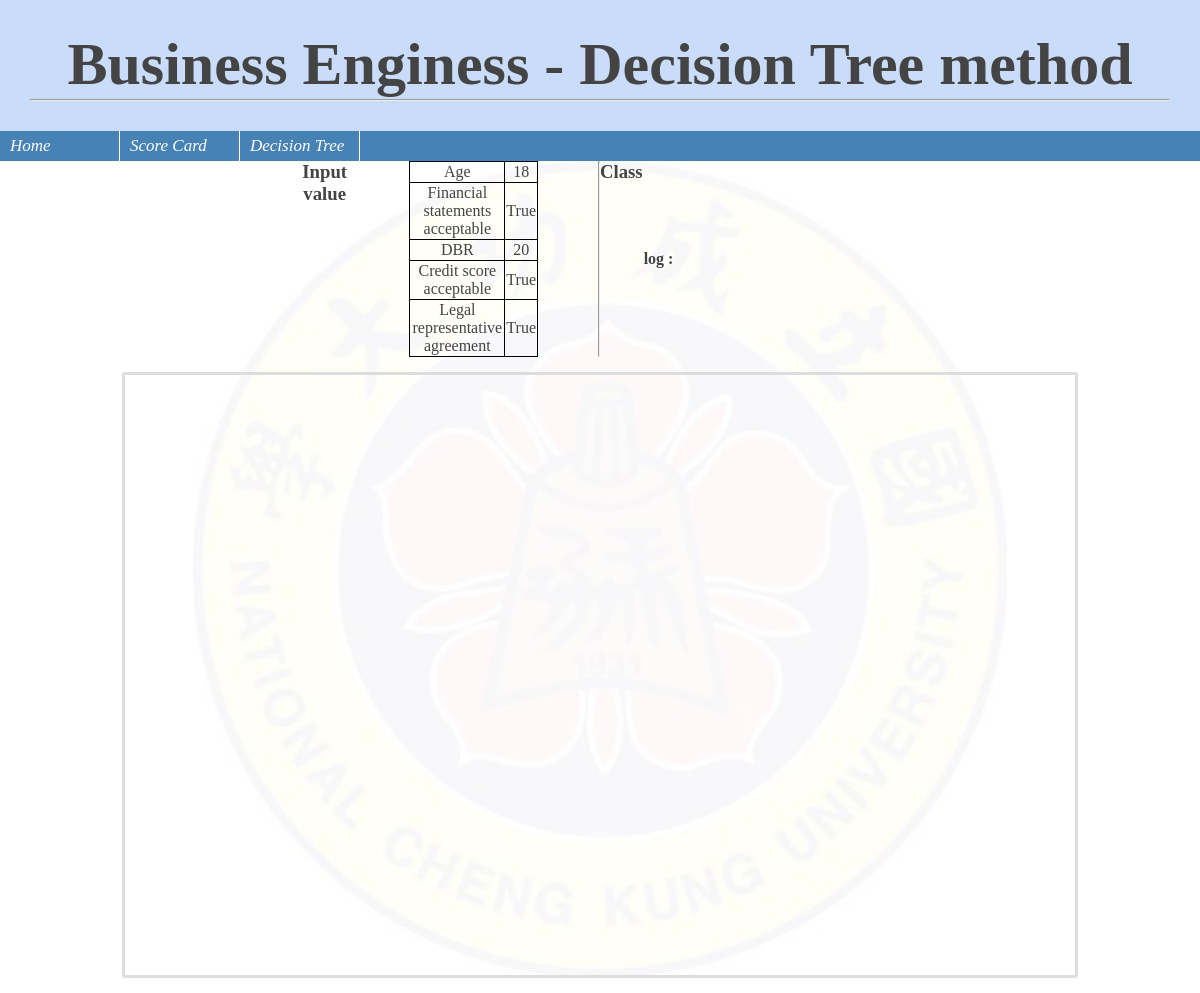
The page /DecisionTree/Case 1/ on the database its author committed.
### system/models.py (models this page shows, shortened)
class VariablePool(models.Model):
    name = models.CharField(
        max_length=40, help_text='Enter name')
    datatype = models.CharField(
        max_length=1,
        choices=static.CATAGORY,
        default='b',
        help_text='Data Type',
    )
    fkey = models.ForeignKey(
        'VariableLibrary', on_delete=models.CASCADE)

### system/views.py (the view)
def DecisionTreeView(request, id):
    def node(var, x):
        return {"self": x, "other": [], "next": {"var": var, "rules": []}}
    def AppendTo(pname, parent):
        rules = DecisionTreePool.objects.filter(
            fkey__name=id, prev=pname).all()
        for x in rules:
            lst = [x.ToReadable() for x in Rule(x.rule).GetRaw()]
            only_rule = [x.rule for x in lst]
            xname = lst[0].name
            xrule = " and ".join(only_rule)
            new_link = node(None, xrule)
            if x.log != "":
                new_link["other"].append(f"印出{x.log}")
            parent["next"]["var"] = xname
            parent["next"]["rules"].append(new_link)
            AppendTo(x, new_link)
    head = node(None, "start")
    AppendTo(None, head)
    varmap = {"1": 1, "3": 65, "4": 1, "5": 0, "6": 1, "7": 0,
              "8": 1, "9": 18, "10": True, "11": True, "12": 20, "13": True, "14": False, "15": True}
    varmap, _ = value_transform(varmap)
    engine = DTEngine.DTE()
    rulelist = []
    def IterateThrough(prev, rnext, rlog):
        rules = DecisionTreePool.objects.filter(
            fkey__name=id, prev=prev).all()
        if(rules.exists()):
            for rule in rules:
                r = Rule(rule.rule)
                lnext = rnext.copy() + [r]
                llog = rlog + rule.log
                IterateThrough(rule, lnext, llog)
        else:
            if len(rnext) > 1:
                m = rnext[0].Copy()
                for x in rnext[1:]:
                    m.Concatenate(x)
                rulelist.append((m, rlog))
            elif len(rnext) == 1:
                rulelist.append((rnext[0], rlog))
    IterateThrough(None, list(), "")
    engine.defrule(rulelist)
    engine.assign(varmap)
    logs = engine.run()
    _, vardata = value_transform(engine.info().varmap)
    SCid = ScoreCardLibrary.objects.all()
    scid_list = {i: rule.name for i, rule in enumerate(SCid)}
    lib = DecisionTreeLibrary.objects.all()
    dtid_list = {i: rule.name for i, rule in enumerate(lib)}
    context = {
        'var_list': vardata,
        'link_list': json.dumps(head, default=vars),
        'log': logs,
        "scid": scid_list,
        "dtid": dtid_list
    }
    return render(request, 'DecisionTree.html', context=context)

### system/InferenceEngine/DTEngine.py (called while the page is built)
    def assign(self, name_value_map):
        if not self.setrule:
            raise NameError('rule must be set before assign variable')
        for x, y in name_value_map.items():
            if x in self.varmap:
                template = self.env.find_template('urule')
                template.assert_fact(name=x, value=y)
                self.varmap |= {x: y}

    def defrule(self, rules):
        self.setrule = True
        for rule, log in rules:
            rstr = f'''
                (defrule Rule{self.rule_ctr}
                (declare (salience {self.salience}))'''
            for x in rule.GetRaw():
                rstr += f'''
                    (urule (name "{x.ID()}")(value ?{x.ID()}))
                    '''
                if x.ID() not in self.varmap:
                    self.varmap |= {x.ID(): None}
                self.typemap |= {x.ID(): x.datatype}
            rstr += f'''
                (test {rule.Prefix()})
                =>
                (record "{log}")
                )
                '''
            self.env.build(rstr)
            self.rule_ctr = self.rule_ctr + 1
            self.salience = self.salience - 1

    def info(self):
        return SimpleNamespace(varmap=self.varmap)

    def run(self) -> float:
        unassign_map = dict()
        value_cast = {'b': lambda: False,
                      'F': lambda: 0.0, 'I': lambda: 0}
        for x, y in self.varmap.items():
            if y is None:
                unassign_map |= {x: value_cast[self.typemap[x]]()}
        self.assign(unassign_map)
        self.env.run()
        return self.log

### system/models.py (called while the page is built)
    def ID(self):
        return f"r{self.variable}"

    def ToReadable(self):
        return SimpleNamespace(name=self.name, rule=f"{static.OPERATOR_DICT[self.operator]} {str(self.value)}")

    def Prefix(self):
        obj = VariablePool.objects.filter(pk=self.variable)
        if obj.exists:
            value_cast = {'b': lambda x: "TRUE" if str(x).lower() not in ("0", "false") else "FALSE",
                          'F': lambda x: float(x), 'I': lambda x: float(x)}
            rvalue = value_cast[self.datatype](self.value)
            OPERATOR_CAST = {
                'b': '>',
                'e': 'eq',
                's': '<',
                'a': '>=',
                'p': '<=',
            }
            return f"({OPERATOR_CAST[self.operator]} ?{self.ID()} {str(rvalue)})"
        else:
            return "miss variable"

    def Add(self, urule):
        self.rlist.append(urule)

### system/templates/DecisionTree.html (shortened to what this page needs)
{% load static %}
<!DOCTYPE html>
<html>
<head>
    <link rel="stylesheet" href="{% static 'treant-js-master/Treant.css' %}" />
    <link rel="stylesheet" href="{% static 'connectors.css' %}" />
    <link rel="stylesheet" href="{% static 'treant-js-master/vendor/perfect-scrollbar/perfect-scrollbar.css' %}" />
    <link rel="stylesheet" href="{% static 'DTexample.css' %}" />
</head>
<body>
    <div class="header">
        <h2>Business Enginess - Decision Tree method</h2>
        <hr/>
    </div>
    <div class="menu-bar">
        <ul>
            <li>
                <a href="{% url 'home' %}">Home</a>
            </li>
            <li>
                <a >Score Card</a>
            </li>
            <li>
                <a >Decision Tree</a>
            </li>
        </ul>
    </div>
    <div class="content" style="background-image: url({% static 'ncku-logo2.jpg' %});background-size:contain ; background-position:center;background-repeat: no-repeat;  ">
        <div class="content left">
            <div class="content left var">
                <h3><b>Input value</b></h3>
                <br/>
                <table>
                    {% for k,v in var_list.items %}
                    <tr>
                        <td>{{k}}</td>
                        <td>{{v}}</td>
                    </tr>
                    {% endfor %}
                </table>
            <hr/>
            </div>
        <div class="content left score">
            <h3><b>Class</b></h3>
            <br/>
            <table style="border: 0px;margin-left: 0%;">
                <tr style="border: 0px;">
                    <td style="border: 0px;"><b>log :</b></td>
                    <td style="border: 0px;">{{log}}</td>
                </tr>
            </table>
        </div>
    </div>
    <div>
        <div class="chart" id="OrganiseChart-big-commpany"></div>
    </div>
</body>
</html>

### system/static/connectors.css (style rules this page uses)
body, div, dl, dt, dd, ul, ol, li, h1, h2, h3, h4, h5, h6, pre, form, fieldset, input, textarea, p, blockquote, th, td { margin: 0; padding: 0; }
body { background: #fff; font-family: "Droid Serif", Georgia, "Times New Roman", Times, serif; color: #444444; }
.chart { height: 600px; width: 950px; margin: 5px; margin: 15px auto; border: 3px solid #ddd; border-radius: 3px; }

### system/static/DTexample.css (style rules this page uses)
.header { background-color: #c9ddfa; padding: 30px; text-align: center; font-size: 40px; height: fit-content; }
div.menu-bar { position: relative; margin: 0; padding: 0; height: 30px; width: 100%; }
div.menu-bar ul { margin: 0; padding: 0; position: absolute; height: 100%; width: 100%; list-style-type: none; background-color: SteelBlue; overflow: visible; }
div.menu-bar ul li { display: block; float: left; height: auto; width: 120px; }
div.menu-bar li>span, div.menu-bar li>a, div.menu-bar li>a:link, div.menu-bar li>a:visited, div.menu-bar li>a:active { display: block; padding: 0 0 0 10px; height: 100%; width: 109px; border-right: 1px #ffffff solid; line-height: 30px; font-family: times, serif; font-size: 17px; font-style: italic; text-decoration: none; background-color: SteelBlue; color: #ffffff; cursor: pointer; }
.content { text-align: center; }
table { overflow-x: auto; border: 2px; margin-left: 20%; margin-right: 20%; width: auto; border-collapse: collapse; border: 1px solid black; }
tr td { border: 1px solid black; padding: 1px; }
.content.left { display: flex; }
.content.left.var { margin-left: 25%; flex: 1; }
.content.left.score { margin-right: 25%; flex: 1; }
hr { margin: 0; }

### rows shown on the page
VariablePool: var_list "Age"
VariablePool: var_list "Financial statements acceptable"
VariablePool: var_list "DBR"
VariablePool: var_list "Credit score acceptable"
VariablePool: var_list "Legal representative agreement"

### other values the page prints
{{ v }} "18" "True" "20" "True" "True"
